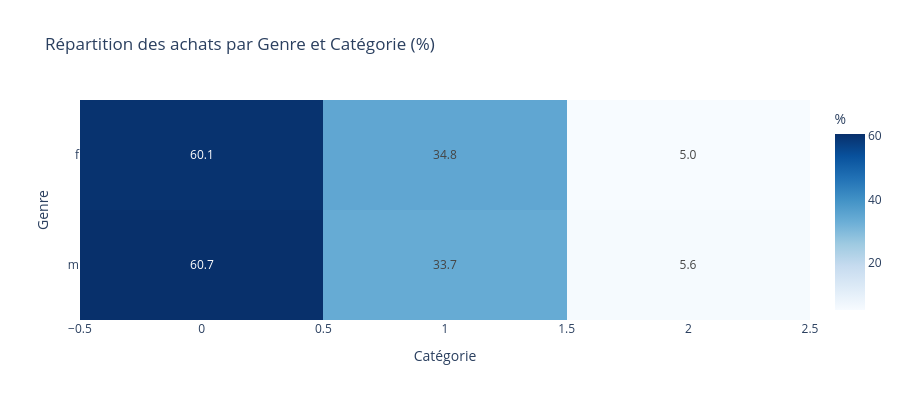

Notebook code cell kept with this figure:
### Code cell
# Version interactive avec Plotly
fig = px.imshow(
    tableau_pct_ligne.values,
    x=tableau_pct_ligne.columns.tolist(),
    y=tableau_pct_ligne.index.tolist(),
    color_continuous_scale='Blues',
    text_auto='.1f',
    title='Répartition des achats par Genre et Catégorie (%)',
    labels={'x': 'Catégorie', 'y': 'Genre', 'color': '%'}
)

fig.update_layout(
    template='plotly_white',
    height=400
)

fig.show()

### Figure 1 — Plotly figure (JSON) as saved in the notebook; plotly's stock layout.template omitted (floating-point values rounded to 4 significant figures)
{"data": [{"coloraxis": "coloraxis", "hovertemplate": "Catégorie: %{x}<br>Genre: %{y}<br>%: %{z}<extra></extra>", "name": "0", "texttemplate": "%{z:.1f}", "type": "heatmap", "x": [0, 1, 2], "xaxis": "x", "y": ["f", "m"], "yaxis": "y", "z": [[60.14, 34.81, 5.043], [60.71, 33.72, 5.568]]}], "layout": {"coloraxis": {"colorbar": {"title": {"text": "%"}}, "colorscale": [[0, "rgb(247,251,255)"], [0.125, "rgb(222,235,247)"], [0.25, "rgb(198,219,239)"], [0.375, "rgb(158,202,225)"], [0.5, "rgb(107,174,214)"], [0.625, "rgb(66,146,198)"], [0.75, "rgb(33,113,181)"], [0.875, "rgb(8,81,156)"], [1, "rgb(8,48,107)"]]}, "height": 400, "title": {"text": "Répartition des achats par Genre et Catégorie (%)"}, "xaxis": {"anchor": "y", "constrain": "domain", "domain": [0, 1], "scaleanchor": "y", "title": {"text": "Catégorie"}}, "yaxis": {"anchor": "x", "autorange": "reversed", "constrain": "domain", "domain": [0, 1], "title": {"text": "Genre"}}}}
